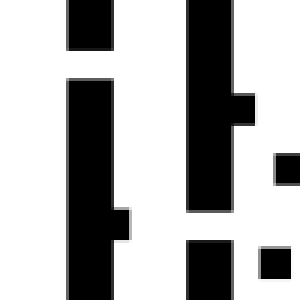
#> input picture RRT_practice_nh/motion_planning_datasets/100by100/gaps_and_forest/train/1.png, 100 x 100 px, found by its file name (shown 3 times larger)
$ python main.py
#> lines starting #> are read from the running program, lines starting #| are printed output that depends on the picture; after the words box and inside, x2 and y2 are one past the last pixel; in counts of white or black regions, pixels touching at a corner belong together
### RRT_practice_nh/env_2d.py
#!/usr/bin/env python
""" @package environment_interface
Loads an environment file from a database and returns a 2D
occupancy grid.

Inputs : file_name, x y resolution (meters to pixel conversion)
Outputs:  - 2d occupancy grid of the environment
          - ability to check states in collision
"""
import random
import numpy as np
import math
import matplotlib.pyplot as plt
import matplotlib.animation as animation
from sklearn.neighbors import KDTree

def rgb2gray(rgb):
    return np.dot(rgb[...,:3], [0.299, 0.587, 0.114])

def rgb2binary(rgb): # it converts binary image in rgb-form to binary image as itself.
    rgb = np.mean(rgb, axis=2)
    rgb[rgb!=0.0] = 1.0 # if it is obviously not an obstacle pixel(0), then it is regarded as free pixel(1)
    return rgb

class Env2D():
  def __init__(self):
    self.plot_initialized = False
    self.image = None


  def initialize(self, envfile, params):
    """Initialize environment from file with given params

      @param envfile - full path of the environment file
      @param params  - dict containing relevant parameters
                           {x_lims: [lb, ub] in x coordinate (meters),
                            y_lims: [lb, ub] in y coordinate (meters)}
      The world origin will always be assumed to be at (0,0) with z-axis pointing outwards
      towards right
    """
    try:
      self.image = plt.imread(envfile)
#> self.image is the input picture: shape (100, 100, 3) float32; min 0, max 1, mean 0.687
      self.image2 = plt.imread(envfile)# for visualizing alpha image
      self.image2[self.image2 != 0] = 1
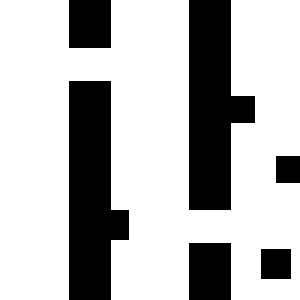
#> self.image2: shape (100, 100, 3) float32 (shown 3 times larger); values 0 (black) and 1 (white), 72% white; 6 black regions, box (x1, y1, x2, y2) and area: (23, 27, 43, 100) 1082, (63, 0, 85, 70) 1052, (63, 81, 77, 100) 266, (23, 0, 37, 16) 224, (87, 83, 97, 93) 100, (92, 52, 100, 61) 72

      print("img shape: ", self.image2.shape)
#| img shape:  (100, 100, 3)
      if len(self.image.shape) > 2:
        self.image = rgb2binary(self.image) # change the image to rgb
#> in rgb2binary, `rgb[rgb!=0.0] = 1.0`:
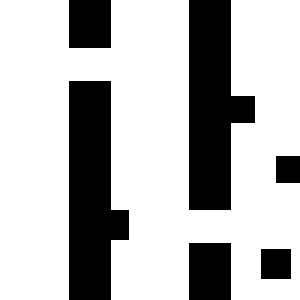
#> rgb: shape (100, 100) float32 (shown 3 times larger); values 0 (black) and 1 (white), 72% white; 6 black regions, box (x1, y1, x2, y2) and area: (23, 27, 43, 100) 1082, (63, 0, 85, 70) 1052, (63, 81, 77, 100) 266, (23, 0, 37, 16) 224, (87, 83, 97, 93) 100, (92, 52, 100, 61) 72
    except IOError:
      print("File doesn't exist. Please use correct naming convention for database eg. 0.png, 1.png .. and so on. You gave, %s"%(envfile))
    self.x_lims = params['x_lims']
    self.y_lims = params['y_lims']

    # resolutions
    self.x_res  = (self.x_lims[1] - self.x_lims[0])/((self.image.shape[1]-1)*1.)
    self.y_res  = (self.y_lims[1] - self.y_lims[0])/((self.image.shape[0]-1)*1.)

    orig_pix_x = math.floor(0 - self.x_lims[0]/self.x_res) #x coordinate of origin in pixel space
    orig_pix_y = math.floor(0 - self.y_lims[0]/self.y_res) #y coordinate of origin in pixel space
    self.orig_pix = (orig_pix_x, orig_pix_y)

    self.turning_radius = params['turning_radius']
    self.initialize_kd_tree(self.image)
    self.collision_radius = params['collision_radius']

  def initialize_kd_tree(self,img):
    obstacles=np.argwhere(img==0)
#> obstacles = 2796 pairs, first value 0 to 99, second value 23 to 99
    # print(type(obstacles))
    # print(obstacles)
    self.kd_tree = KDTree(list(obstacles), leaf_size=2)

  # [7 lines left out: function free_space_volume, not called in this run]

  def get_env_image(self):
    return self.image

  def set_env_image(self, image):
    self.image = image

  # [24 lines left out: functions set_params, get_random_start_and_goal, not called in this run]

  def get_collision_circles_image_coordinates(self, state):
    """ Returns the collision circles centers (in image coordinates) of the vehicle given its state

      @param state - tuple of (x,y,yaw) values in world frame
      @return list of tuples of position in image coordinates
    """
#> called with state = (5, 5, 0)
    pix_x, pix_y, yaw = self.to_image_coordinates_continuous(state)
    return [(pix_y, pix_x),
            (pix_y+math.sin(yaw)*1.5*self.collision_radius, pix_x+math.cos(yaw)*1.5*self.collision_radius),
            (pix_y+math.sin(yaw)*3*self.collision_radius, pix_x+math.cos(yaw)*3*self.collision_radius)]


  def get_collision_circles(self, state):
    """ Returns the collision circles centers (in world frame) of the vehicle given its state

      @param state - tuple of (x,y,yaw) values in world frame
      @return list of tuples of position in world frame
    """
    (pix_x, pix_y, yaw)=state
    return [(pix_x, pix_y),
            (pix_x+math.cos(yaw)*1.5*self.collision_radius, pix_y+math.sin(yaw)*1.5*self.collision_radius),
            (pix_x+math.cos(yaw)*3*self.collision_radius, pix_y+math.sin(yaw)*3*self.collision_radius)]


  def is_inside_boundaries(self, circles_center):
    """ Check if the collision circles are inside the environment

      @param circles_center - tuple of (x,y) values in world frame
      @return True - inside the boundaries
              False - at least one circle outside
    """
    ### TODO ###
    is_circles_bool = [False, False, False]

    for j in range(len(circles_center)):
      center = circles_center[j]
      circle_center_min_bounded = [self.x_lims[0] + self.collision_radius,
                                  self.y_lims[0] + self.collision_radius]
      circle_center_max_bounded = [self.x_lims[1] - self.collision_radius,
                                  self.y_lims[1] - self.collision_radius]

      is_circle_bool = [False, False]
      for i in range(len(center)):
          if (circle_center_min_bounded[i] <= center[i] <= circle_center_max_bounded[i]):
            is_circle_bool[i] = True
          else:
            is_circle_bool[i] = False

      is_circles_bool[j] = all(is_circle_bool)

    if not all(is_circles_bool):
      return False

    return True

  def collision_free_state(self, state):
    """ Check if a state (continuous values) is in collision or not.

      @param state - tuple of (x,y,yaw) values in world frame
      @return 1 - free
              0 - collision

      @Kwan add
      1. initialize_kd_tree: obstacle variable imply 0 (black) argmuents in the image.
      2. query_radius(X, r, return_distance=False, count_only=False, sort_results=False)
      -> query the tree for neighbors within a radius r.
      -> it returns the number of obstacle points within a radius r from X.
    """
    ### TODO ###
    circles_center=self.get_collision_circles(state)
    circles_center_image_coordinates=self.get_collision_circles_image_coordinates(state)

    # Check boundary
    if not self.is_inside_boundaries(circles_center):
      return False

    # Check Collision
    np_circles_center_image_coordinates = np.array(circles_center_image_coordinates)
    collision_within_r = self.kd_tree.query_radius(np_circles_center_image_coordinates,
                                                   self.collision_radius,
                                                   return_distance=False,
                                                   count_only=True,
                                                   sort_results=False)
#> collision_within_r = [0, 0, 0]
    if not np.all(collision_within_r == 0):
      return False

    return True

  # [23 lines left out: functions collision_free_states, to_image_coordinates, not called in this run]

  def to_image_coordinates_continuous(self, state):
    """Helper function that returns pixel coordinates for a state in
    continuous coordinates

    @param  - state in continuous world coordinates
    @return - state in pixel coordinates """
    pix_x = self.orig_pix[0] + state[0]/self.x_res
    pix_y = self.image.shape[1]-1 - (self.orig_pix[1] + state[1]/self.y_res)
    return (pix_x,pix_y,-state[2])

  # [8 lines left out: function to_world_coordinates, not called in this run]

  def get_env_lims(self):
    return self.x_lims, self.y_lims

  def initialize_plot(self, start=None, goal=None, grid_res=None, plot_grid=False):
    # if not self.plot_initialized:
    self.figure, self.axes = plt.subplots(figsize=(7,7))
    self.axes.set_xlim(self.x_lims)
    self.axes.set_ylim(self.y_lims)
    if plot_grid and grid_res:
      self.axes.set_xticks(np.arange(self.x_lims[0], self.x_lims[1], grid_res[0]))
      self.axes.set_yticks(np.arange(self.y_lims[0], self.y_lims[1], grid_res[1]))
      self.axes.grid(which='both')
    # self.figure.show() # if it is ON (un-commented), the plot figure is showed up and then disapp ear...
    self.visualize_environment()
    self.line, = self.axes.plot([],[])
    self.background = self.figure.canvas.copy_from_bbox(self.axes.bbox)
    if start is not None:
        self.plot_state(start, color='red', edge_color='white', msize=12)
    if goal is not None:
        self.plot_state(goal, color=[0.06, 0.78, 0.78], edge_color='white', msize=12)
    self.figure.canvas.draw()
    self.background = self.figure.canvas.copy_from_bbox(self.axes.bbox)
    self.plot_initialized = True

  # [4 lines left out: function reset_plot, not called in this run]

  def visualize_environment(self):
    # if not self.plot_initialized:
        #// convert white pixels to transparent pixels
    alpha = ~np.all(self.image2 == 1.0, axis=2) * 255
    rgba = np.dstack((self.image2, alpha)).astype(np.uint8)
    self.axes.imshow(rgba, extent = (self.x_lims[0], self.x_lims[1], self.y_lims[0], self.x_lims[1]), cmap='gray', zorder=1)
    # self.axes.imshow(self.image, extent = (self.x_lims[0], self.x_lims[1], self.y_lims[0], self.x_lims[1]), cmap='gray')


  # [23 lines left out: functions plot_edge, plot_pos, not called in this run]

  def plot_state(self, state, color='red', edge_color='black', alpha=1.0, msize=9, arrow=False):
    """Plot a single state on the environment"""
    # self.figure.canvas.restore_region(self.background)
    # self.figure.canvas.blit(self.axes.bbox)
    # self.background = self.figure.canvas.copy_from_bbox(self.axes.bbox)
    if arrow:
        return self.axes.arrow(state[0], state[1], math.cos(state[2])*msize, math.sin(state[2])*msize, color = color, alpha=alpha, width=msize/6)
    else:
        return self.axes.plot(state[0], state[1], marker='o',  markeredgecolor=edge_color, markersize=msize, color = color, alpha=alpha)

  def plot_states(self, states, color='red', edge_color='black', alpha=1.0, msize=9):
    for state in states:
      self.plot_state(state, color=color, edge_color=edge_color, alpha=alpha, msize=msize)

  def plot_path(self, path, color='blue', msize=3, msize_waypoints=0.3):
    self.plot_states(list(zip(*path))[0], color, edge_color=color, msize=msize)
    self.plot_states(sum(list(zip(*path))[1], []), color, edge_color=color, msize=msize_waypoints)

  # [32 lines left out: functions plot_car, animate, plot_path_video, not called in this run]

  def plot_pcolor(self, X, Y, Z, alpha=1.0, cmap='viridis'):
    self.axes.pcolor(X, Y, Z, alpha=alpha, cmap=cmap, shading='auto')

  def plot_title(self, name, fontsize=20):
    self.axes.set_title(name, fontdict = {'fontsize' : fontsize})

  def plot_current(self, tree, q_new, alpha=1.0):
    self.plot_tree(tree, 'dashed', 'blue', 1)
    self.plot_state(q_new, color='pink', alpha=alpha)

  def plot_tree(self, tree, color='blue', msize=3, msize_waypoints=0.3):
    for v in tree: # tree is a dictionary
        self.plot_state(v.q,color, edge_color=color, msize=msize)
        if v.parent is not None:
            self.plot_states(v.path,color, edge_color=color, msize=msize_waypoints)

  def plot_save(self, name):
    plt.savefig(name +'.png')
    plt.close(self.figure)

  # [10 lines left out: functions close_plot, clear, not called in this run]

### RRT_practice_nh/rrt2d.py
#!/usr/bin/env python3
# -*- coding: utf-8 -*-
import math
import reeds_shepp as rs
import decimal


class Vertex():
    def __init__(self, q, parent=None, RS_result=None):
        self.q = q
        self.parent = parent
        if RS_result != None:
            self.cost = self.parent.cost+RS_result["path_cost"]
            self.path_cost = RS_result["path_cost"]
            self.path = RS_result["path"]
        else:
            self.cost = 0
            self.path_cost = 0
            self.path = None
        self.children = []

    # [8 lines left out: function update_parent, not called in this run]

    def get_parent(self):
        return self.parent

    def get_cost(self):
        return self.cost


class RRT(object):  # assume 2d car-like non-holonomic robot
    def __init__(self, q_init, env, extend_len=1, goal_bias_ratio=0.05, waypoint_step_size=1):
        assert decimal.Decimal(str(extend_len)) % decimal.Decimal(str(
            waypoint_step_size)) == 0, f"extend_len must be a multiple of waypoint_step_size, but {extend_len} is not a multiple of {waypoint_step_size}"
        root = Vertex(q_init)
        self.vertices = [root]
        self.qs = [q_init]
        self.tree = root
        self._env = env
        self._extend_len = extend_len
        self._num_vertices = 1
        self.goal_bias_ratio = goal_bias_ratio
        self.waypoint_step_size = waypoint_step_size
        self._q_goal_set = []
        self._q_best = None
        self._best_cost = math.inf
        self.turning_radius = env.turning_radius

    def get_vertices(self):
        return self.vertices

    def is_contain(self, q):
        """
          @param q - tuple of (x,y,yaw), a state
          @return True - the state is in the tree
                  False - not in the tree
        """
        return q in self.qs

    def search_nearest_vertex(self, p):
        """ Given a state, returns the nearest vertex in the tree using the reeds shepp distance

          @param p - tuple of (x,y,yaw), a state
          @return Vertex, nearest neighbor

          @Kwan add
          https://github.com/liespace/pyReedsShepp/blob/master/reeds_shepp/reeds_shepp.pyx

          1. type(self.vertices) = list
          2. def path_length(q0, q1, rho):
                return PyReedsSheppPath(q0, q1, rho).distance()
        """

        ### TODO ###
        nearest_distance = math.inf
        min_v = self.vertices[0]

        for v in self.vertices:
            rs_distance = rs.path_length(v.q, p, self.turning_radius)
            # print("random vert: ", p)
            # print("vert: ", v.q)
            # print("dist: ", rs_distance)
            if rs_distance < nearest_distance:
                nearest_distance = rs_distance
                min_v = v

        return min_v

    # [66 lines left out: functions get_RS_result, _calc_new_point, add, not called in this run]

    def extend(self, q_rand):
        """ Adds a vertex to the tree given a randomly sampled state

          @param q_rand - tuple of (x,y,yaw)
          @return Vertex, new vertex
        """
        ### TODO ###
        # (HINT: You should use the nearest_neighbor, and calc_new_point functions)
        nearest_neighbor = self.search_nearest_vertex(q_rand)
        RS_result, q_new = self._calc_new_point(nearest_neighbor, q_rand, self.waypoint_step_size, self._extend_len)
        v_new = self.add(q_new, nearest_neighbor, RS_result)
        self._num_vertices += 1
        return v_new

    def is_collision(self, p):
        return not self._env.collision_free_state(p)

    # [58 lines left out: functions euclidian_distance, angular_distance, is_goal_reached, reconstruct_path, update_best, not called in this run]

### RRT_practice_nh/main.py
#In[]

#!/usr/bin/env python3
# -*- coding: utf-8 -*-
import random
import sys
sys.path.insert(0, "..")
import matplotlib.pyplot as plt
import time
import math
from env_2d import Env2D
import numpy as np
import os
from rrt2d import RRT
from rrtstar2d import RRTstar

#RRT visualization parameters
visualize_tree = 'all' #None, 'solution_path' or 'all'
visualize_tree_iter=500 #None or int
visualize_vid = True #bool

#Set some problem parameters
x_lims = (0, 100) # low(inclusive), upper(exclusive) extents of world in x-axis
y_lims = (0, 100) # low(inclusive), upper(exclusive) extents of world in y-axis
X_dimensions = np.array([x_lims, y_lims])
start = (5, 5, 0)    #start state(world coordinates)
goal = (90, 90, math.pi*(5/4))  #goal state(world coordinates)
goal_bias_prob = 0.05
goal_region_threshold = 0.3
waypoint_step_size = 1
extend_len = 20 #tree_extend_length, must be a multiple of waypoint_step_size
turning_radius = 10 #the real turning_radius of a car is around 5 or 6, for a better visualization, we here use a turning_radius of 10
collision_radius = 2.5
max_iter = 3000

#Load environment from file
# envfile = os.path.abspath("./motion_planning_datasets/100by100/mazes/test/904.png")
envfile = os.path.abspath("./motion_planning_datasets/100by100/shifting_gaps/train/1.png")
env_params = {'x_lims': x_lims, 'y_lims': y_lims,"turning_radius": turning_radius, 'collision_radius': collision_radius}
planning_env = Env2D()
planning_env.initialize(envfile, env_params)

# [9 lines left out: function RRT_video_visualization, not called in this run]


def RRT_tree_visualization(solution_path, tree):
    """ Plot the solution_path and the whole tree, depending on the visualization parameters

      @param solution_path - list of tuple corresponding to each sampled state of the path, and the list of waypoints to reach to from its parent
      @param tree - list of vertices
    """
    planning_env.initialize_plot(start, goal, plot_grid=False)
    if visualize_tree=="all" and tree!=None:
        planning_env.plot_tree(tree, 'blue', 3, 0.3)
    if visualize_tree != None and solution_path != None:
        planning_env.plot_path(solution_path, 'red', 5, 0.5)

    plt.show()


def RRT_visualization_all(SMP, solution_path, video_file_path = 'RRT.mp4'):
    """ Call RRT_video_visualization and RRT_tree_visualization, depending on the visualization parameters

      @param SMP - RRT
      @param solution_path - list of tuple corresponding to each sampled state of the path, and the list of waypoints to reach to from its parent
      @param video_file_path - string
    """
    if solution_path != None:
        # Video visualization
        if visualize_vid:
            RRT_video_visualization(solution_path, video_file_path)

        print("total vertices: ", len(SMP.get_vertices()))

    else:
        print("planning failed...")

    # Tree visualization
    if visualize_tree!=None:
        RRT_tree_visualization(solution_path, SMP.get_vertices())


def RRT_main_loop(SMP, planner):
    """
      @param SMP - RRT
      @param planner - string, RRT or RRTstar
    """
#> called with planner = 'RRT'
    iteration=0

    while iteration <= max_iter:

        if visualize_tree_iter is not None and iteration%visualize_tree_iter==0:
            print("iteration : ", iteration)
            solution_path=None
            if SMP._q_goal_set != []:
                SMP.update_best() # find best q
                solution_path = SMP.reconstruct_path(SMP._q_best)
            RRT_tree_visualization(solution_path, SMP.get_vertices())

        iteration+=1
        random_sample=get_random_sample(SMP)
        if random_sample is None:
            continue

        v_new = SMP.extend(random_sample)
        if not v_new:
            continue

        if planner == 'RRTstar':
            SMP.rewire(v_new)

        if SMP.is_goal_reached(v_new.q, goal, goal_region_threshold):
            SMP._q_goal_set.append(v_new)
            print("Found a path!")
#> this loop made 3 passes
#> pass 1, in RRT_tree_visualization, `plt.show()`:
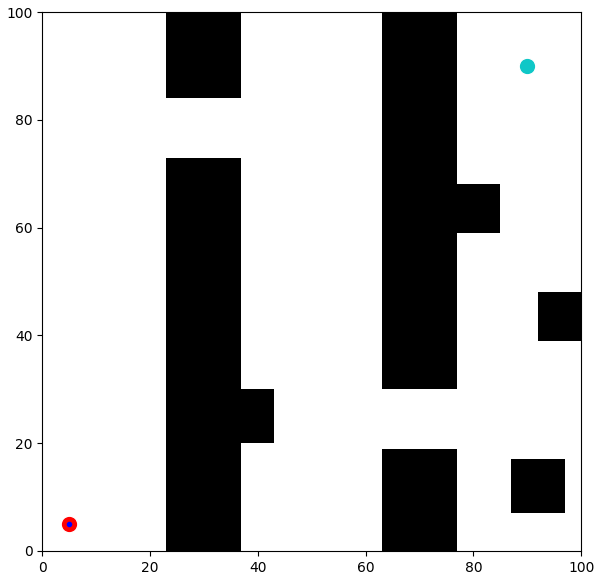
#> figure drawn by matplotlib, 1 panel

    print("end iterations")


def launch_RRT(planner):
    """ RRT algorithm, initialize RRT, call the main loop and display the results

      @param planner - string, RRT or RRTstar
    """
    s_time=time.time()
    #Initialize RRT
    SMP = None
    if planner == 'RRT':
        SMP = RRT(start, planning_env, extend_len=extend_len, waypoint_step_size=waypoint_step_size)
        print("using RRT planner")
    elif planner == 'RRTstar':
        SMP = RRTstar(start, planning_env, extend_len=extend_len, waypoint_step_size=waypoint_step_size)
        print("using optimal-variant RRT (RRT*) planner")
    else:
        print("Unknown planner")
        sys.exit()

    assert not SMP.is_collision(start), "The starting state is in collision, path planning is impossible"
    assert not SMP.is_collision(goal), "The goal state is in collision, path planning is impossible"

    solution_path = None

    RRT_main_loop(SMP, planner)
#> (the call stopped at in search_nearest_vertex, `rs_distance = rs.path_length(v.q, p, self.turning_radius)`: reeds_shepp is not available in this run)

    if SMP._q_goal_set != []:
        SMP.update_best() # find best q
        solution_path = SMP.reconstruct_path(SMP._q_best)
        print("total solution cost: ", SMP._best_cost)

    print("computation time:", time.time()-s_time)
    # Visualization
    RRT_visualization_all(SMP, solution_path, video_file_path = './videos/'+planner+'.mp4')


def get_random_sample(SMP):
    """ Randomly sample a state between the limits of the environment.
        In order to find a path faster, the goal state is sampled with a probability p=goal_bias_prob.

      @param SMP - RRT
      @return tuple of (x,y,yaw) - the sampled state, the yaw unit is radians
              None - if the sampled is in collision or is already contained in the RRT tree

      @Kwan add
      1. is_contain:   check the samples is contained in the Tree
      2. is_collision: check the samples is in the colision
    """
    ### TODO ###
    """
    y = Ax + b (x: 0 ~ 1)
    x=0: ymin = b
    x=1: ymax = A + b

    A = ymax - ymin
    b = ymin
    """
    if(random.random() <= goal_bias_prob):
        return goal
    else:
        x = (x_lims[1] - x_lims[0])*random.random() + x_lims[0]
        y = (y_lims[1] - y_lims[0])*random.random() + y_lims[0]
        yaw = random.random() * 2*math.pi

        random_sample = [x, y, yaw]

        if(SMP.is_contain(random_sample) or SMP.is_collision(random_sample)):
            return None

        return random_sample


# [23 lines left out: functions test_random_samples, test_collision, not called in this run]

def main():
    # test_collision() #assignment question 1
    # test_random_samples() #assignment question 1
    launch_RRT("RRT") #assignment question 2
    # launch_RRT("RRTstar") #assignment question 3


if __name__ == "__main__":
    main()

# %%
